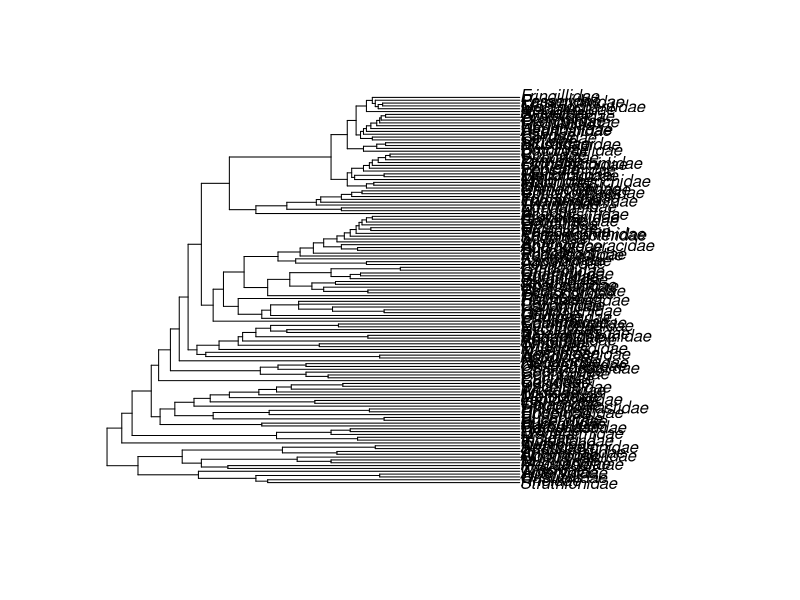
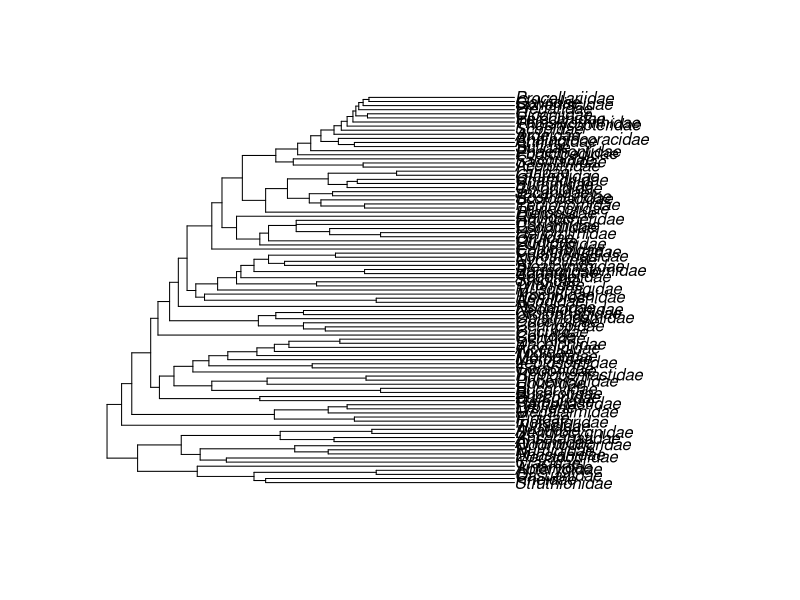
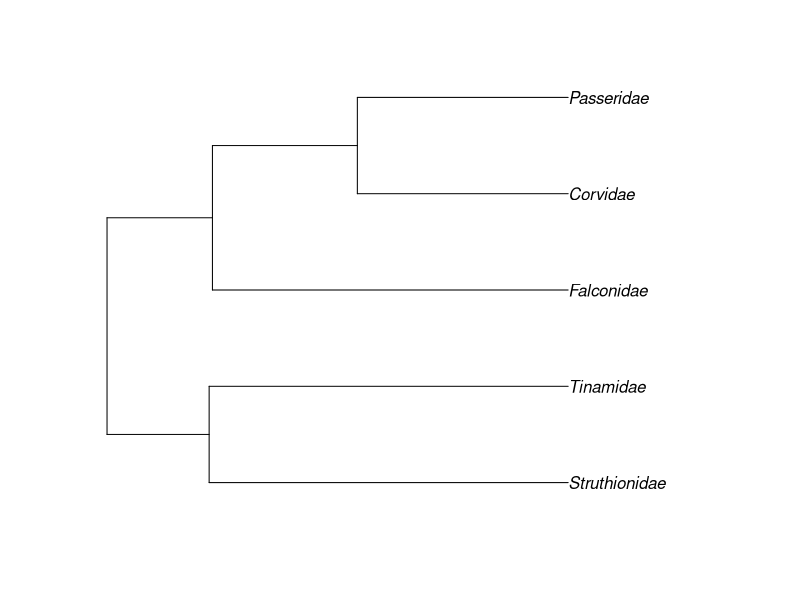
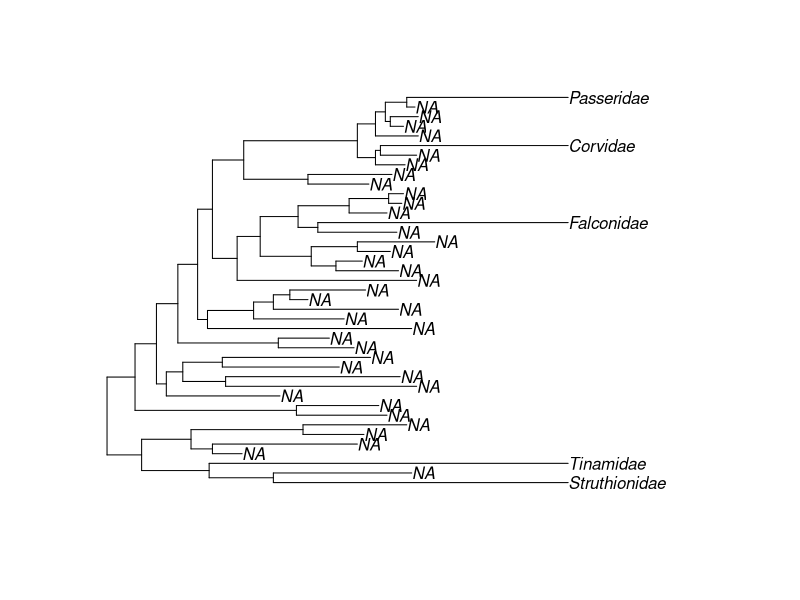

Generate these figures, in order, with R:
## Drop Tip example
require(ape)

# Adapted from the help page - 
?drop.tip

data(bird.families) 
bird.families 		# a phylogeny
plot(bird.families) 	# a big phylogeny!

todrop <- c(
"Eopsaltriidae", "Acanthisittidae", "Pittidae", "Eurylaimidae",
"Philepittidae", "Tyrannidae", "Thamnophilidae", "Furnariidae",
"Formicariidae", "Conopophagidae", "Rhinocryptidae", "Climacteridae",
"Menuridae", "Ptilonorhynchidae", "Maluridae", "Meliphagidae",
"Pardalotidae", "Petroicidae", "Irenidae", "Orthonychidae",
"Pomatostomidae", "Laniidae", "Vireonidae", "Corvidae",
"Callaeatidae", "Picathartidae", "Bombycillidae", "Cinclidae",
"Muscicapidae", "Sturnidae", "Sittidae", "Certhiidae",
"Paridae", "Aegithalidae", "Hirundinidae", "Regulidae",
"Pycnonotidae", "Hypocoliidae", "Cisticolidae", "Zosteropidae",
"Sylviidae", "Alaudidae", "Nectariniidae", "Melanocharitidae",
"Paramythiidae","Passeridae", "Fringillidae")   # a character vector

smaller.tree <- drop.tip(bird.families, todrop)
plot(smaller.tree)

# letʻs drop more
# tips are located 
tips <- bird.families$tip.label
length(tips)

## suppose you only want a few families
tokeep <- c("Passeridae", "Falconidae", "Corvidae", "Struthionidae", "Tinamidae")

## We want to get the todrop list:
tips %in% tokeep   # indexes tips telling us where the tokeep species are
! tips %in% tokeep	# The opposite - index vector pointing to which tips to drop
				
todrop <- tips[ !(tips %in% tokeep) ]  # use to index tips

tree <- drop.tip(bird.families, todrop)

plot(tree)
plot (drop.tip(bird.families, todrop, trim.internal=F))

## The todrop vector is just a vector, you can index it as any normal R object
